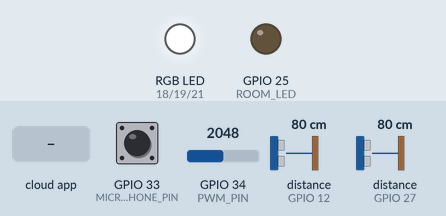
Simulated run of this sketch. Board: ESP32. On the bench: an RGB LED mixed from three pins (HIGH = lit), output pins drawn as LEDs (lit = HIGH). Wiring (inferred from the names in the program): 2 × ultrasonic range finder: trigger GPIO 14, echo GPIO 12 / trigger GPIO 26, echo GPIO 27. The inputs (shaded band) are chosen by the test bench; at power-on: distance to the obstacle (sensors on GPIO 27, GPIO 12) 80 cm, GPIO 33 (MICROPHONE_PIN) HIGH, GPIO 34 (PWM_PIN) = 2048. The echo pulse lasts 58.3 µs per cm; WiFi joins after 1.5 s; servers stay silent unless stated; the Firebase database answers and starts empty; pins used as bus, display or sensor lines are not drawn; what the sketch prints to the serial monitor is not drawn.

Above: at 4.2 s.
4.3 s: distance to the obstacle (sensor on GPIO 27) set to 43 cm
6.1 s: distance to the obstacle (sensor on GPIO 27) set to 36 cm
At 7.2 s:
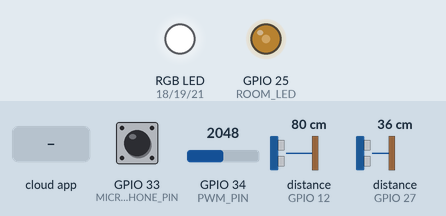
8.2 s: GPIO 33 (MICROPHONE_PIN) pulled LOW for 1 s
At 8.5 s:
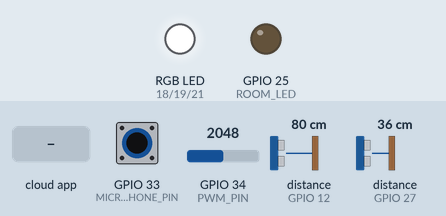
10.7 s: GPIO 34 (PWM_PIN) set to 1836
12.2 s: GPIO 34 (PWM_PIN) set to 1760
At 13.1 s:
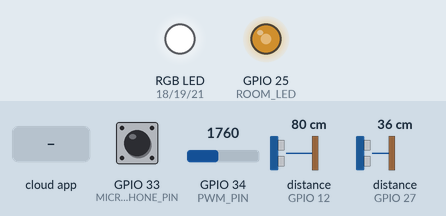
13.7 s: the phone or cloud app sets RED to 1
At 15.9 s:
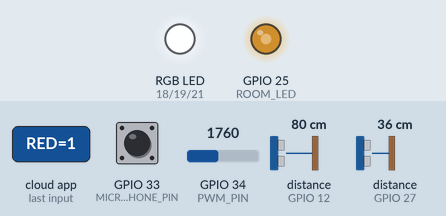
Timing chart, 0 to 17.4 s (numbered marks = the images above; inputs shaded):
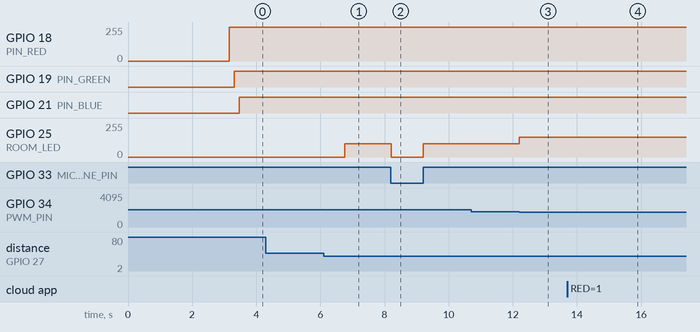

Measured:
- the behaviour switches between 40 and 39 cm on distance to the obstacle (sensor on GPIO 27) (found by bisection; images 0 and 1)
- the behaviour switches between 1801 and 1800 on GPIO 34 (PWM_PIN) (found by bisection; images 2 and 3)
- after the input at 4.3 s, every drawn part: stays the same
- after the input at 6.1 s, GPIO 25 (ROOM_LED): 0/255 → 100/255 after 0.66 s
- after the input at 8.2 s, GPIO 25 (ROOM_LED): 100/255 → 0/255 at once, → 100/255 1.0 s later
- after the input at 10.7 s, every drawn part: stays the same
- after the input at 12.2 s, GPIO 25 (ROOM_LED): 100/255 → 150/255 at once
- after the input at 13.7 s, GPIO 18 (PIN_RED): 255/255 → 254/255 after 1.2 s

The sketch:

TecnicasDigitales.ino
```cpp
#include <Arduino.h>
#include <WiFi.h>
#include <FirebaseESP32.h>
#include <freertos/FreeRTOS.h>
#include <freertos/task.h>
#include "addons/TokenHelper.h"
#include "addons/RTDBHelper.h"

//Firebase Setup
#define WIFI_SSID "WIFI-NAME"
#define WIFI_PASSWORD "WIFI-PASSWORD"
#define API_KEY "API"
#define DATABASE_URL "DB_URL"
FirebaseData fbdo;
FirebaseAuth auth;
FirebaseConfig config;

//Declared PINS
const int Trigger = 14;
const int Echo = 12;
const int Echo2 = 27;
const int Trigger2 = 26;
const int ROOM_LED = 25;
const int MICROPHONE_PIN = 33;
const int PWM_PIN = 34;
const int PIN_RED = 18;
const int PIN_GREEN = 19;
const int PIN_BLUE = 21;

//Global Variables
bool clap_trigger = false;
unsigned long lastClapTime = 0;
const unsigned long debounceDelay = 200;
unsigned long sendDataPrevMillis = 0;
int count = 0;
bool signupOK = false;
int people_count = 0;
long initDist_1, initDist_2;
bool isCalibrated = false;
bool person_passing = false;
volatile bool clap_trigger_digital = false;
void firebase(void* parameter);
TaskHandle_t firebaseHandle;

void setup() {
  Serial.begin(9600);
  pinMode(Trigger, OUTPUT);
  pinMode(Echo, INPUT);
  digitalWrite(Trigger, LOW);
  pinMode(MICROPHONE_PIN, INPUT_PULLUP);
  pinMode(Trigger2, OUTPUT);
  pinMode(Echo2, INPUT);
  digitalWrite(Trigger2, LOW);
  attachInterrupt(MICROPHONE_PIN, clapInterrupt, CHANGE);
  connectWifi();
  calibrate();
  xTaskCreate(firebase, "Firebase Task", 10000, NULL, 1, &firebaseHandle);
}

void connectWifi() {
  WiFi.begin(WIFI_SSID, WIFI_PASSWORD);
  Serial.print("Connecting to Wi-Fi");
  while (WiFi.status() != WL_CONNECTED) {
    Serial.print(".");
    delay(300);
  }
  Serial.println();
  Serial.print("Connected with IP: ");
  Serial.println(WiFi.localIP());
  Serial.println();
  config.api_key = API_KEY;
  config.database_url = DATABASE_URL;

  if (Firebase.signUp(&config, &auth, "", "")) {
    Serial.println("ok");
    signupOK = true;
  } else {
    Serial.printf("%s\n", config.signer.signupError.message.c_str());
  }
  delay(1500);
  config.token_status_callback = tokenStatusCallback;
  Firebase.begin(&config, &auth);
  Firebase.reconnectWiFi(true);
}
void firebase(void* parameter) {
  while (true) {
    if (Firebase.ready() && signupOK && (millis() - sendDataPrevMillis > 1500 || sendDataPrevMillis == 0)) {
      sendDataPrevMillis = millis();
      colorUpdater("RED", PIN_RED);
      colorUpdater("GREEN", PIN_GREEN);
      colorUpdater("BLUE", PIN_BLUE);
      vTaskDelay(pdMS_TO_TICKS(1500));
    }
  }
}
void calibrate() {
  initDist_1 = calculateDistance(Trigger, Echo);
  initDist_2 = calculateDistance(Trigger2, Echo2);
  isCalibrated = true;
}

void clapInterrupt() {
  unsigned long currentTime = millis();
  if (currentTime - lastClapTime >= debounceDelay) {
    lastClapTime = currentTime;
    clap_trigger_digital = !clap_trigger_digital;
    digitalWrite(ROOM_LED, clap_trigger_digital);
    Serial.print("Clap value: ");
    Serial.println(clap_trigger_digital);
  }
}

bool inThreashold(int measuredDist, int initDist) {
  return measuredDist <= initDist + initDist * 0.2 + 1 && measuredDist >= initDist - initDist * 0.2 + 1;
}

void distance() {
  // Read distance from Sensor 1
  long distance_1 = calculateDistance(Trigger, Echo);
  // Read distance from Sensor 2
  long distance_2 = calculateDistance(Trigger2, Echo2);

  if (inThreashold(distance_1, initDist_1) && inThreashold(distance_2, initDist_2)) {
    person_passing = false;
  }

  if (!person_passing) {

    if (distance_1 <= 40 && distance_2 >= 40) {
      Serial.println("Leaving");
      person_passing = true;
      people_count--;
      Serial.print("People count: ");
      Serial.println(people_count);
      delay(650);
      return;
    }
    if (distance_2 < 40) {
      Serial.println("Entering");
      person_passing = true;
      people_count++;
      Serial.print("People count: ");
      Serial.println(people_count);
      delay(650);
      return;
    }
    delay(0);
  }
}

int calculateDistance(int trigg, int ech) {
  digitalWrite(trigg, HIGH);
  delayMicroseconds(10);
  digitalWrite(trigg, LOW);
  long t = pulseIn(ech, HIGH);
  return t / 58;
}
void colorUpdater(char color[], int pin) {
  if (Firebase.RTDB.getInt(&fbdo, color)) {
    analogWrite(pin, 255 - fbdo.intData());

  } else {
    Serial.println("FAILED");
    Serial.println("REASON: " + fbdo.errorReason());
  }
  count++;
}


void adjustLedToLight(int led_pin, int trigger_pin) {
  if (people_count <= 0) {
    analogWrite(led_pin, 0);
  } else {
    int analogValue = analogRead(PWM_PIN);
    if (clap_trigger_digital) {
      analogWrite(led_pin, 0);
    } else if (analogValue <= 1800) {
      analogWrite(led_pin, 150);
    } else if (analogValue <= 2300) {
      analogWrite(led_pin, 100);
    } else if (analogValue <= 3000) {
      analogWrite(led_pin, 50);
    } else {
      analogWrite(led_pin, 0);
    }
  }
}

void loop() {
  adjustLedToLight(ROOM_LED, MICROPHONE_PIN);
  distance();
}
```
